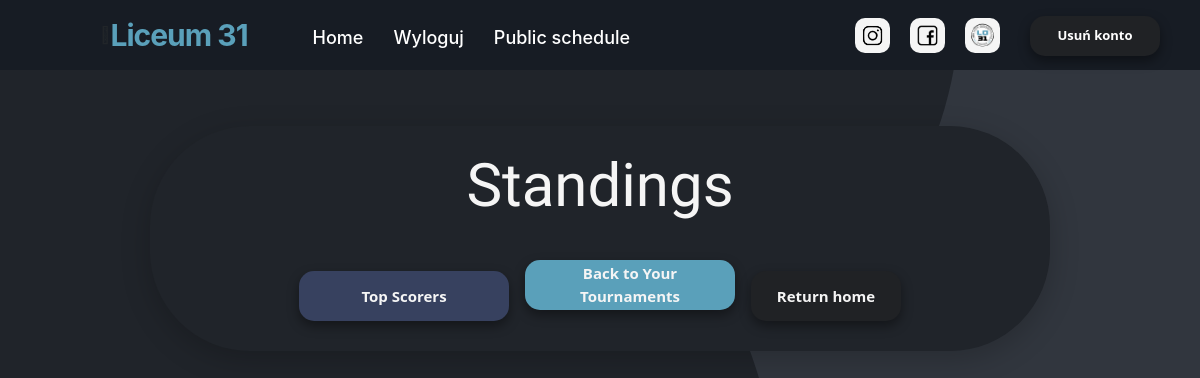
The page /standings (signed in) on the database as committed earlier.
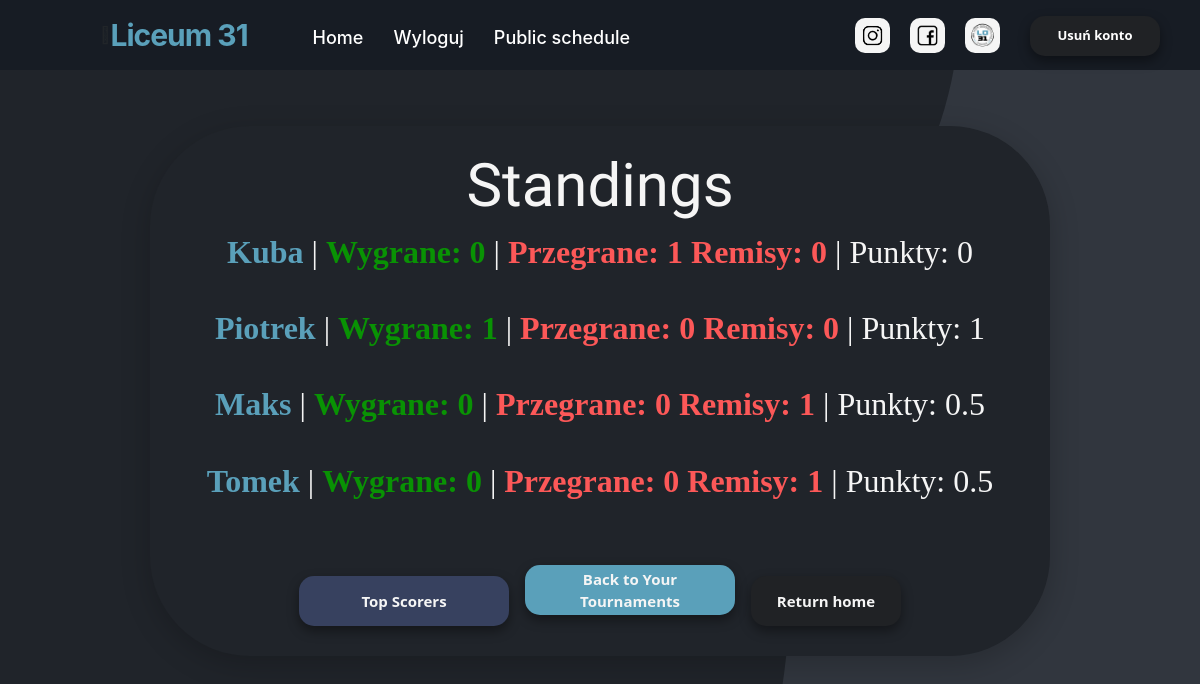
The same page on the database as committed later.
### website/models.py (models this page shows)
class Standing(db.Model):
    id = db.Column(db.Integer,primary_key=True)
    tournament_id = db.Column(db.Integer,db.ForeignKey('tournament.id'))
    opponent_id = db.Column(db.Integer,db.ForeignKey('opponent.id'))
    opponent = db.relationship('Opponent', foreign_keys=[opponent_id])
    match_points = db.Column(db.Integer)
    wins = db.Column(db.Integer)
    loses = db.Column(db.Integer)
    draws = db.Column(db.Integer)

class Opponent(db.Model):
    id = db.Column(db.Integer,primary_key=True)
    tournament_id = db.Column(db.Integer,db.ForeignKey('tournament.id'))
    standing = db.relationship('Standing')
    name = db.Column(db.String(100000))

### website/views.py (the view)
@views.route('/standings')
@login_required
def show_standings():
    tournamentDTO = TournamentController()
    tournamentDTO.Load(current_user.current_tournament_id)
    return render_template("standing.html", user=current_user, standings=tournamentDTO.ShowStanding(), tournament=tournamentDTO)

### website/Classes.py (called while the page is built)
    def Load(self, id):
        self.tournament = Tournament.query.get(id)

    def PrepareStanding(self):
        standing = generateStandings(self.tournament.duals)
        if self.tournament.discipline == self.disciplines[0]:
            Tournament = ChessTournament()
        elif self.tournament.discipline == self.disciplines[1]:
            Tournament = BasketballTournament()
        else:
            Tournament = FootballTournament()
        Tournament.Load(self.tournament.id)
        for opponent in standing:
            db.session.add(Standing(tournament_id=Tournament.tournament.id, opponent_id=opponent.id,
                                    wins=opponent.wins, loses=opponent.loses, draws=opponent.draws, match_points=opponent.wins*Tournament.multipleForWin+opponent.loses*Tournament.multipleForLose+opponent.draws*Tournament.multipleForDraw))

    def ShowStanding(self):
        if len(self.tournament.standings) == 0:
            self.PrepareStanding()
        return self.tournament.standings

### website/__init__.py (called while the page is built)
def create_app():
    app = Flask(__name__)
    app.config['SECRET_KEY'] = 'kjabwdlajbal'
    app.config['SQLALCHEMY_DATABASE_URI'] = f'sqlite:///{DB_NAME}'
    db.init_app(app)  # inicjowanie bazy danych dla aplikacji
    from .views import views
    from .auth import auth
    app.register_blueprint(views, url_prefix='/')
    app.register_blueprint(auth, url_prefix='/')
    from .models import User
    create_datebase(app)
    login_manager = LoginManager()
    login_manager.login_view = 'auth.login'
    login_manager.init_app(app)
    @login_manager.user_loader
    def load_user(id):
        return User.query.get(int(id))
    return app

### website/templates/standing.html
{% extends "base.html" %} {% block title %}Standing{% endblock %} {% block content %}
<section class="standings_box_container container_standings">
    <br>
    <h3 align="center">Standings</h3>
    <ol class="list-group list-group-flush" id="pary">
        {% for standing in standings %}
        <div align="center">
            <ol class="badge">
                <h2><span style="color: #5AA0BA; font-weight: 700;">{{standing.opponent.name}}</span> | <span style="color: #099204; font-weight: 600;">Wygrane: {{standing.wins}}</span> | <span style="color: #fc5858; font-weight: 600;">Przegrane: {{standing.loses}} Remisy: {{standing.draws}}</span>                    | Punkty: {{standing.match_points}}</h2>
            </ol>
        </div>
        <br /> {% endfor %}
    </ol>
    <br />
    <div align="center">
        {% if tournament.discipline != 'Chess' %}
        <a href="/top-scorers">
            <button style="width: 210px; background-color: rgb(55, 65, 95);" type="button" class="btn-danger_nav_schedule">Top Scorers</button>
        </a>
        {% endif %}
        <a href="/tournaments">
            <button style="width: 210px; background-color: #5AA0BA;" type="button" class="btn-danger_nav_schedule">Back to Your Tournaments</button>
        </a>
        <a href="/">
            <button type="button" class="btn-danger_nav_schedule">Return home</button>
        </a>
    </div>
    <br>
</section>
{% endblock %}

### website/templates/base.html (shortened to what this page needs)
<!DOCTYPE html>
<html>
<head>
    <link rel="stylesheet" href="https://stackpath.bootstrapcdn.com/bootstrap/4.4.1/css/bootstrap.min.css" />
    <link rel="stylesheet" href="https://stackpath.bootstrapcdn.com/font-awesome/4.7.0/css/font-awesome.min.css" />
    <link rel="stylesheet" href="{{ url_for('static', filename='style.css') }}">
</head>
<body>
    <nav>
        <div class="menu-icon">
            <span class="fas fa-bars"></span></div>
        <div class="logo" style="color: #5AA0BA; font-weight: 700;">
            Liceum 31</div>
        <div class="nav-items">
            {% if user.is_authenticated %}
            <li><a class="linkbutton link-active" id="home" href="/">Home</a></li>
            <li><a class="linkbutton" id="logout" href="/logout">Wyloguj</a></li>
            <li><a class="linkbutton" href="/public-schedule">Public schedule</a></li>
            {% else %}
            <li><a class="linkbutton" id="login" href="/login">Zaloguj</a></li>
            <li><a class="linkbutton" id="signUp" href="/sign-up">Zarejestruj się</a></li>
            {% endif %}
        </div>
        <a href="https://www.instagram.com/31lokrakow" target="_blank" rel="noopener noreferrer"> <img style="margin-right: 20px;" class="logo_social" src="../static/instragram-icon.png" width="35" height="35" alt="Instagram logo"></a>
        <a href="https://www.facebook.com/31LOKrakow" target="_blank" rel="noopener noreferrer"> <img style="margin-right: 20px;" class="logo_social" src="../static/facebook-icon.png" width="35" height="35" alt="Facebook logo"></a>
        <a href="https://www.lo31.krakow.pl/" target="_blank" rel="noopener noreferrer"> <img class="logo_social" src="../static/logo 31lo.png" width="35" height="35" alt="Oficjalna strona 31LO"></a>
        <button style="margin-left: 30px; margin-right: -60px;" align="right" type="submit" class="btn-danger_nav" onClick="deleteUser({{user.id}})">
      Usuń konto
    </button>
    </nav>
    <div class="container">{% block content %} {% endblock %}</div>
</body>
</html>

### website/static/style.css (style rules this page uses)
body { background-image: url("../static/bgp.png"); scroll-behavior: smooth; overflow: overlay; background-repeat: no-repeat; background-attachment: fixed }
.list-group { display: flex; flex-direction: column; padding-left: 0; margin-bottom: 0; font-weight: 700; }
nav { background: #171c24; display: flex; flex-wrap: wrap; align-items: center; justify-content: space-between; height: 70px; padding: 0 100px; }
nav .logo { color: #fff; font-size: 30px; font-weight: 600; letter-spacing: -1px; text-decoration: none; }
nav .nav-items { display: flex; flex: 1; padding: 0 0 0 50px; margin-top: 4px; }
nav .nav-items li { list-style: none; padding: 0 15px; }
nav .nav-items li a { color: #fff; font-size: 18px; font-weight: 500; text-decoration: none; }
.logo_social { border-radius: 10px; background-color: whitesmoke; }
h3 { color: whitesmoke; font-family: 'Stick No Bills', sans-serif; font-size: 60px; }
.standings_box_container { background-color: #20242A; height: 250px; width: 700px; box-shadow: 0 8px 30px 0 rgba(0, 0, 0, 0.2); border-radius: 100px; }
.container_standings { width: 900px; height: auto; margin: 0 auto; margin-top: 5%; }
a { color: #fff; font-size: 15px; font-weight: 500; text-decoration: none; }
h2 { color: whitesmoke; font-family: 'Gluten', cursive; }
.btn-danger_nav { background-color: #202225; border: 0; width: 130px; height: 40px; border-radius: 15px; font-family: "Segoe UI", Tahoma, Geneva, Verdana, sans-serif; color: white; font-size: 13px; font-weight: bold; outline: none; box-shadow: 0px 5px 12px rgba(0, 0, 0, 0.4); transition: 0.5s; backface-visibility: hidden; margin-top: 1px; }
.btn-danger_nav_schedule { background-color: #202225; border: 0; width: 150px; height: 50px; border-radius: 15px; font-family: "Segoe UI", Tahoma, Geneva, Verdana, sans-serif; color: whitesmoke; font-size: 15px; font-weight: bold; outline: none; box-shadow: 0px 5px 12px rgba(0, 0, 0, 0.4); transition: 0.5s; backface-visibility: hidden; margin-top: 20px; margin: 6px; }

Rows that differ between the two databases and show on the page:
added Standing: opponent.name "Kuba", wins "0", loses "1", draws "0", match_points "0"
added Standing: opponent.name "Piotrek", wins "1", loses "0", draws "0", match_points "1"
added Standing: opponent.name "Maks", wins "0", loses "0", draws "1", match_points "0.5"
added Standing: opponent.name "Tomek", wins "0", loses "0", draws "1", match_points "0.5"
